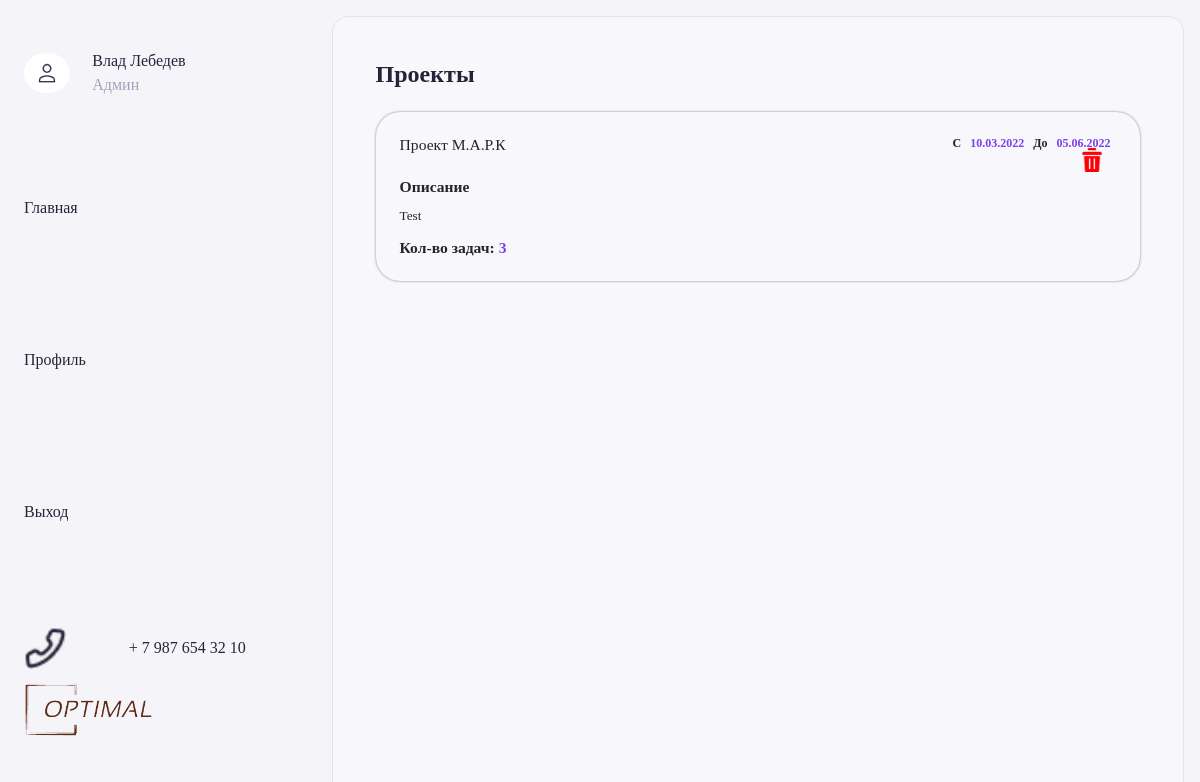
Before: /projects (signed in) with the older database file.
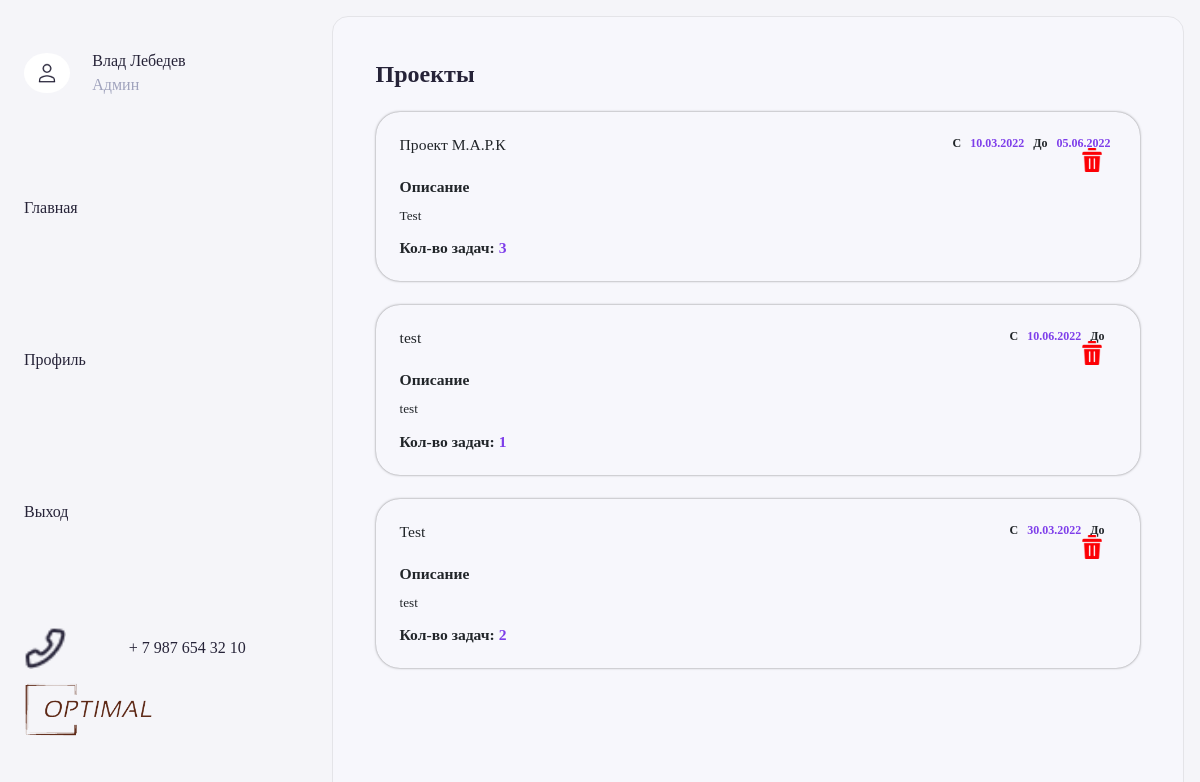
After: the same page with the newer database file.
### main/models.py (models this page shows, shortened)
class User(AbstractUser):
    full_name = models.TextField(default='', blank=True)
    work_experience = models.TextField(default='', blank=True)
    telegram = models.TextField(default='', blank=True)
    vk = models.TextField(default='', blank=True)
    phone = models.TextField(default='', blank=True)
    email = models.TextField(default='', blank=True)
    role = models.ForeignKey(Role, on_delete=models.CASCADE, blank=True, null=True, default=Role.objects.filter(name="user").first().pk)
    password = models.TextField(blank=True, null=True)
    image = models.FileField(storage=ClientDocsStorage(), blank=True, null=True)
    technologies = models.ManyToManyField(Technology, blank=True)

class Project(models.Model):
    name = models.TextField(default='')
    description = models.TextField(default='')
    start_date = models.DateField(default=datetime.date.today)
    end_date = models.DateField(blank=True, null=True)
    tasks = models.ManyToManyField(Task, null=True, blank=True)
    workers = models.ManyToManyField(User, null=True, blank=True)

### main/views.py (the view, shortened to what this page needs)
# urls.py: path('projects', views.ProjectsView.as_view(), name='projects'),
class ProjectsView(View):
    template_name = "projects.html"
    def get(self, request, *args, **kwargs):
        current_user = get_current_user(request)
        if not current_user:
            return redirect(reverse("main:login"))
        tasks = Task.objects.filter(user=current_user)
        projects = Project.objects.all()
        if current_user.role.name == 'user':
            projects = Project.objects.filter(tasks__in=tasks)
        return render(request, self.template_name, {
            "projects": projects,
            "current_user": current_user,
        })

### main/modules/functions.py (called while the page is built)
def get_or_none(classmodel, **kwargs):
    try:
        return classmodel.objects.get(**kwargs)
    except Exception:
        return None

def get_current_user(request):
    try:
        return get_or_none(User, id=request.session["user"])
    except:
        return None

### main/templates/projects.html (shortened to what this page needs)
{% extends "base.html" %}
{% load static %}
{%block main%}
<div class="content-wrap">
    <div class="content-block">
        <div class="title-block">
            <div class="title">
                {%if current_user.role == 'user'%}
                    Мои проекты
                {%else%}
                    Проекты
                {%endif%}
            </div>
        </div>
        {%if projects|length > 0%}
                {%for project in projects%}
                    <div class="task-block">
                        <div class="delete-task" title="Удалить задачу" onclick="deleteProject(this)"></div>
                        <div class="head-block" style="height: auto;">
                            <div class="left-side">
                                <div class="title">{{project.name}}</div>
                            </div>
                            <div class="right-side">
                                <div class="start-date">
                                    C <span>{{project.start_date|date:"d.m.Y"}}</span> До <span>{{project.end_date|date:"d.m.Y"}}</span>
                                </div>
                            </div>
                        </div>
                        <div class="content">
                            <div class="title">Описание</div>
                            <div class="description">
                                {{project.description|linebreaks}}
                            </div>
                            <div class="worker">
                                <div class="title" style="margin-top: 0;">Кол-во задач:  <span>{{project.tasks.count}}</span></div>
                            </div>
                        </div>
                    </div>
                {%endfor%}
            {%else%}
                    <div class="no-data">Ничего не найдено!</div>
            {%endif%}
    </div>
</div>
{%endblock%}

### main/templates/base.html (shortened to what this page needs)
{% load static %}
{% block links %}
    <head>
        <link rel="stylesheet" type="text/css" href="{%static 'css/main/alertify/alertify.min.css'%}">
        <link rel="stylesheet" type="text/css" href="{%static 'fonts/montserrat_family.css'%}">
        <link rel="stylesheet" type="text/css" href="{%static 'css/main/alertify/themes/default.min.css'%}">
        <link rel="stylesheet" href="{%static 'fonts/montserrat_family.css'%}">
        <link rel="stylesheet" href="{%static 'css/main/main.css'%}">
        <link rel="stylesheet" href="{%static 'css/main/bootstrap.min.css'%}">
    </head>
{% endblock %}
<body>
{% block body%}
        <div class="main-wrap hide-on-mobile">
            <div class="main-sidebar">
                <div class="header">
                    <div class="left-side">
                        <div class="avatar-wrap">
                            <img class="avatar" src="{%static 'img/user.png'%}">
                        </div>
                        <div class="content">
                            <div class="up-text">{{current_user.full_name}}</div>
                            <div class="down-text">
                                {%if current_user.role.name == 'user'%}
                                    Сотрудник
                                {%elif current_user.role.name == 'admin'%}
                                    Админ
                                {%elif current_user.role.name == 'manager'%}
                                    Менеджер
                                {%endif%}
                            </div>
                        </div>
                    </div>
                </div>
                <div class="menu">
                    <div class="item">Главная</div>
                    <a href="{% url 'main:settings'%}" class="item {%block settings%}{%endblock%}">Профиль</a>
                    <a class="item" id="exit_button">Выход</a>
                </div>
                <div class="bottom">
                    <div class="phone-block">
                        <div class="phone"></div>
                        <div class="text">+ 7 987 654 32 10</div>
                    </div>
                    <div class="logo"></div>
                </div>
            </div>
            {%block main%}
            {%endblock%}
        </div>
{% endblock %}
</body>

Changed rows visible on the page:
added Project: name "test", start_date "10.06.2022", description "test", tasks.count "1"
added Project: name "Test", start_date "30.03.2022", description "test", tasks.count "2"
